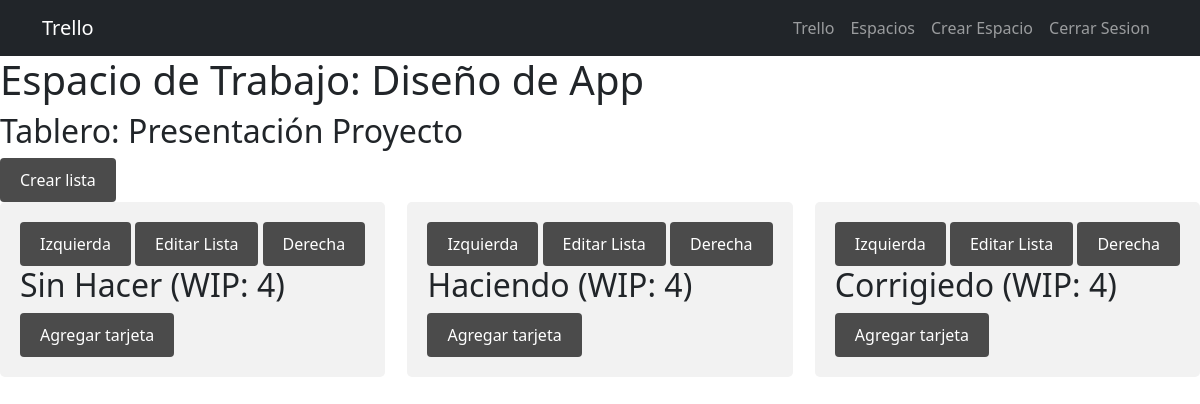
Before: /espacio/1/tablero/1/listas/ (signed in) with the older database file.
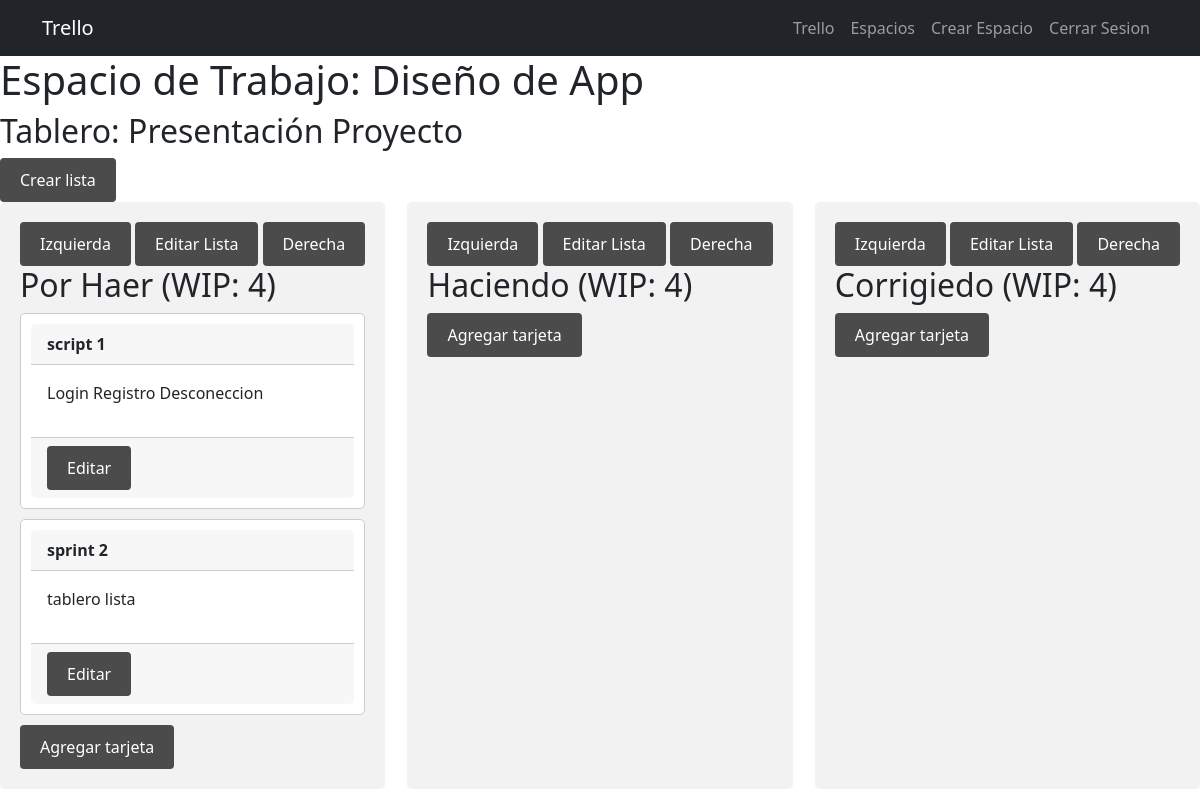
After: the same page with the newer database file.
### tasks/models.py (models this page shows, shortened)
class EspacioDeTrabajo(models.Model):
    nombre = models.CharField(max_length=100)
    creador = models.ForeignKey(User, on_delete=models.CASCADE, related_name='espacios_creados')
    miembros = models.ManyToManyField(User, related_name='espacios')
    activo = models.BooleanField(default=True)

class Tablero(models.Model):
    nombre = models.CharField(max_length=100)
    espacio_trabajo = models.ForeignKey(EspacioDeTrabajo, on_delete=models.CASCADE, related_name='tableros')
    listas = models.ManyToManyField('Lista', related_name='tablas')

class Lista(OrderedModel, models.Model):
    nombre = models.CharField(max_length=100)
    tablero = models.ForeignKey(Tablero, on_delete=models.CASCADE, related_name='listas_t')
    numero_tareas = models.IntegerField(default=0)
    max_wip = models.IntegerField(validators=[MinValueValidator(1)])
    orden = models.PositiveIntegerField(default=0)
    tarjetas = models.ManyToManyField('Tarjeta', related_name='lista_tarjetas')
    lleno = models.BooleanField(default=False)
    class Meta:
        ordering = ['orden']

class Tarjeta(models.Model):
    nombre_actividad = models.CharField(max_length=255)
    lista = models.ForeignKey(Lista, on_delete=models.CASCADE, related_name='tareas')
    usuario_asignado = models.ForeignKey(User, on_delete=models.SET_NULL, null=True, blank=True)
    fecha_creacion = models.DateTimeField(auto_now_add=True)
    estado = models.CharField(max_length=20, choices=[('pendiente', 'Pendiente'), ('en_progreso', 'En Progreso'), ('completado', 'Completado')])
    descripcion = models.TextField(max_length=1000)
    fecha_vencimiento = models.DateField(null=True, blank=True)
    etiqueta = models.CharField(max_length=50, null=True, blank=True)
    tareas = models.ManyToManyField('Tarea', related_name='tareas_tarjeta')

### tasks/views.py (the view)
# urls.py: path('espacio/<int:espacio_id>/tablero/<int:tablero_id>/listas/', views.listas, name='listas'),
@login_required
def listas(request, espacio_id, tablero_id):
    espacio = get_object_or_404(EspacioDeTrabajo, pk=espacio_id, miembros=request.user)
    tablero = get_object_or_404(Tablero, pk=tablero_id)
    listas = tablero.listas.all()
    return render(request, 'listas.html', {'espacio': espacio, 'tablero': tablero, 'listas': listas })

### tasks/templates/listas.html (shortened to what this page needs)
{% extends 'base.html' %}
{% block content %}
<div class='titulo-y-boton'>
    <div class="titulos">
        <h1>Espacio de Trabajo: {{ espacio.nombre }} </h1>
        <h2>Tablero: {{ tablero.nombre }}</h2>
    </div>
    <div class="boton-crear">
        <a href="{% url 'crear_lista' espacio_id=espacio.id tablero_id=tablero.id %}">Crear lista</a>
    </div>
</div>
<div class="kanban-board">
    {% for lista in listas %}
    <div class="column {% if lista.lleno %}column-full{% endif %}">
        <div class="boton-crear"><a  href="{% url 'lista_mover_izquierda' espacio_id=espacio.id tablero_id=tablero.id lista_id=lista.id %}">Izquierda</a></div>
        <div class="boton-crear"><a href="{% url 'lista_detalle' espacio_id=espacio.id tablero_id=tablero.id lista_id=lista.id %}">Editar Lista</a></div>
        <div class="boton-crear"><a href="{% url 'lista_mover_derecha' espacio_id=espacio.id tablero_id=tablero.id lista_id=lista.id %}">Derecha</a></div>
        <h2>{{ lista.nombre }} (WIP: {{ lista.max_wip }})</h2>
        <div class="cards">
            {% for tarjeta in lista.tarjetas.all %}
            <div class="card">
                <div class="card-header">
                    {{ tarjeta.nombre_actividad }}
                </div>
                <div class="card-body">
                    <p>{{ tarjeta.descripcion }}</p>
                    </div>
                <div class="card-footer">
                    <div class="boton-crear">
                        <a href="{% url 'tarjeta_detalle' espacio_id=espacio.id tablero_id=tablero.id lista_id=lista.id tarjeta_id=tarjeta.id %}">Editar</a>
                    </div>
                </div>
            </div>
            {% endfor %}
            <div class="boton-crear"><a href="{% url 'crear_tarjeta' espacio_id=espacio.id tablero_id=tablero.id lista_id=lista.id %}">Agregar tarjeta</a></div>
        </div>
    </div>
    {% endfor %}
</div>
{% endblock %}

### tasks/templates/base.html (shortened to what this page needs)
<!DOCTYPE html>
<html lang="en">
<head>
    <link rel="stylesheet" href="https://cdn.jsdelivr.net/npm/bootstrap@5.2.0/dist/css/bootstrap.min.css">
</head>
<body>
    {% include '_navbar.html' %}
    {% block content %}
    {% endblock %}
</body>
</html>

### tasks/templates/_navbar.html (shortened to what this page needs)
<nav class="navbar navbar-expand-lg navbar-dark bg-dark">
  <div class="container">
    <a class="navbar-brand" href="/">Trello</a>
    <div class="collapse navbar-collapse" id="navbarNav">
      <ul class="navbar-nav ms-auto">
        <li class="nav-item">
          <a href="/" class="nav-link">Trello</a>
        </li>
        {% if user.is_authenticated %}
        <li class="nav-item">
          <a href="{% url 'espacios' %}" class="nav-link">Espacios</a>
        </li>
        <li class="nav-item">
          <a href="{% url 'crear_espacio' %}" class="nav-link">Crear Espacio</a>
        </li>
        <li class="nav-item">
          <a class="nav-link" href="/logout">Cerrar Sesion</a>
        </li>
        {% endif %}
      </ul>
    </div>
  </div>
</nav>

### tasks/templates/base.html (style rules this page uses)
.kanban-board { display: flex; justify-content: space-between; }
.column { background-color: #f2f2f2; padding: 20px; border-radius: 5px; }
.card { background-color: #fff; border: 1px solid #ccc; border-radius: 5px; margin-bottom: 10px; padding: 10px; }
.card-header { font-weight: bold; }
.boton-crear { display: inline-block; padding: 10px 20px; background-color: #4b4b4b; color: white; text-align: center; text-decoration: none; border: none; border-radius: 4px; cursor: pointer; }
.boton-crear a { color: inherit; text-decoration: none; }

Changed rows visible on the page:
removed Lista: nombre "Sin Hacer", max_wip "4"
added Lista: nombre "Por Haer", max_wip "4"
added Tarjeta: nombre_actividad "script 1", descripcion "Login Registro Desconeccion"
added Tarjeta: nombre_actividad "sprint 2", descripcion "tablero lista"
